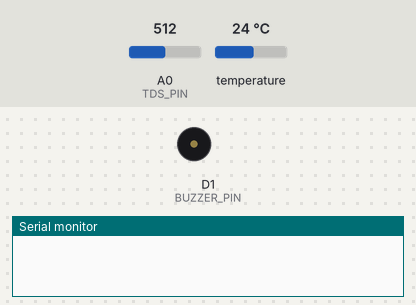
This sketch was run on a simulated ESP8266 (NodeMCU). Shown: buzzer (waves = sounding, pin HIGH), the last lines printed to the serial monitor. The test bench sets the inputs (shaded band); at power-on: A0 (TDS_PIN) = 512, temperature 24 °C. WiFi joins after 1.5 s; servers stay silent unless stated.

Above: at 1.9 s.
At 2.6 s:
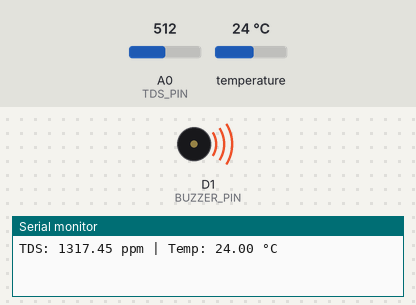
Timing chart, 0 to 4.1 s (numbered marks = the images above):
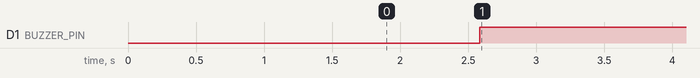

Measured:
- by itself, D1 (BUZZER_PIN): LOW → HIGH at 2.6 s

The sketch:

main.ino
```cpp
#define BLYNK_TEMPLATE_ID "YourTemplateID"
#define BLYNK_TEMPLATE_NAME "WATER"
#define BLYNK_AUTH_TOKEN "MbJjs5rBZYlEWiErNuInSi92iow8aDA0"

#include <ESP8266WiFi.h>
#include <BlynkSimpleEsp8266.h>
#include <OneWire.h>
#include <DallasTemperature.h>

// Wi-Fi credentials
char ssid[] = "Smart Bin";
char pass[] = "7899262658";

// DS18B20 temperature sensor
#define ONE_WIRE_BUS D2
OneWire oneWire(ONE_WIRE_BUS);
DallasTemperature sensors(&oneWire);

// TDS sensor
#define TDS_PIN A0

// Buzzer
#define BUZZER_PIN D1

// TDS calculation (based on voltage)
float getTDS(int analogValue) {
  float voltage = analogValue * (3.3 / 1024.0);
  float tdsValue = (133.42 * voltage * voltage * voltage) -
                   (255.86 * voltage * voltage) +
                   (857.39 * voltage);
  return tdsValue;
}

void setup() {
  Serial.begin(9600);
  Blynk.begin(BLYNK_AUTH_TOKEN, ssid, pass);
  sensors.begin();
  pinMode(BUZZER_PIN, OUTPUT);
  digitalWrite(BUZZER_PIN, LOW);
}

void loop() {
  Blynk.run();

  sensors.requestTemperatures();
  float tempC = sensors.getTempCByIndex(0);

  int analogValue = analogRead(TDS_PIN);
  float tds = getTDS(analogValue);

  // Send data to Blynk
  Blynk.virtualWrite(V0, tds);
  Blynk.virtualWrite(V1, tempC);

  // Debug
  Serial.print("TDS: "); Serial.print(tds); Serial.print(" ppm | ");
  Serial.print("Temp: "); Serial.print(tempC); Serial.println(" °C");

  // Alert conditions
  if (tds > 500 || tempC > 32) {
    digitalWrite(BUZZER_PIN, HIGH);
    Blynk.logEvent("water_alert", "High TDS or Temperature Detected!");
  } else {
    digitalWrite(BUZZER_PIN, LOW);
  }

  delay(2000);
}
```
